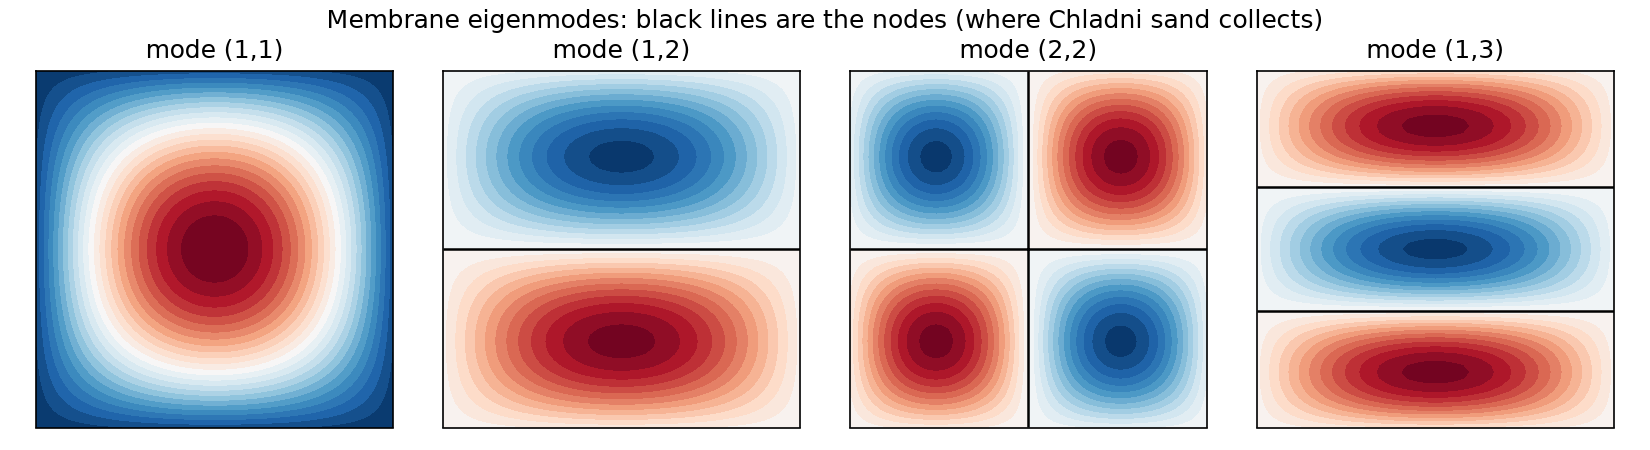

Generate this figure with Python:
# MEMBRANE EIGENMODES -- CHLADNI PATTERNS (Beyond the Index #3;
# Wave Physics, SIM). A square membrane clamped at its edges can
# only vibrate in special shapes: the eigenmodes sin(m pi x)
# sin(n pi y), whose squared frequencies form the exact ladder
# lambda_mn = pi^2 (m^2 + n^2) (unit square, c = 1). Sand on a
# real plate collects on the nodal lines -- Chladni figures.
# Here the modes are NOT assumed: the discrete Laplacian's
# smallest eigenvalues are computed numerically (sparse solver),
# then one mode is excited in a time-domain wave simulation and
# its oscillation frequency is measured independently.
# Gates:
#   G1 lowest eigenvalues match pi^2(m^2+n^2) within 2.5%
#      (the discrete Laplacian errs low, O(h^2) -- sign expected)
#   G2 the (1,2)/(2,1) degeneracy holds within 0.5%
#   G3 dynamics: (2,1) mode excited in the wave solver rings at
#      sqrt(lambda_21) within 3%

import json
import numpy as np
import scipy.sparse as sp
import scipy.sparse.linalg as spla
import matplotlib
matplotlib.use("Agg")
import matplotlib.pyplot as plt

N = 59                       # interior points per side
h = 1 / (N + 1)
# 2D Laplacian (negative definite form), Kronecker sum
T = sp.diags([np.ones(N - 1), -2 * np.ones(N), np.ones(N - 1)],
             [-1, 0, 1]) / h ** 2
Lap = sp.kron(T, sp.eye(N)) + sp.kron(sp.eye(N), T)
vals, vecs = spla.eigsh(-Lap, k=8, which="SM")
vals = np.sort(vals)
expected = sorted([np.pi ** 2 * (m * m + n * n)
                   for m in (1, 2, 3) for n in (1, 2, 3)])[:8]
print("mode  numeric lambda   pi^2(m^2+n^2)   error")
pairs = [(1, 1), (1, 2), (2, 1), (2, 2), (1, 3), (3, 1), (2, 3), (3, 2)]
for i, ((m, n), v, e) in enumerate(zip(pairs, vals, expected)):
    print(f"({m},{n})  {v:10.3f}      {e:10.3f}     "
          f"{100 * (v - e) / e:+.2f}%")
errs = np.abs(vals - expected) / expected
g1 = bool(np.max(errs) < 0.025)
g2 = abs(vals[1] - vals[2]) / vals[1] < 0.005
print(f"GATES so far: G1 ladder {g1} (max err "
      f"{100 * np.max(errs):.2f}%) | G2 degeneracy {g2}")

# ---- dynamics: excite (2,1), measure the ring frequency ----
xs = np.linspace(h, 1 - h, N)
X, Y = np.meshgrid(xs, xs)
u = np.sin(2 * np.pi * X) * np.sin(1 * np.pi * Y)
u_prev = u.copy()
c, dt = 1.0, 0.4 * h
probe = []
steps = 6000
for n in range(steps):
    lap = (np.roll(u, 1, 0) + np.roll(u, -1, 0)
           + np.roll(u, 1, 1) + np.roll(u, -1, 1) - 4 * u) / h ** 2
    lap[[0, -1], :] = 0
    lap[:, [0, -1]] = 0
    u_next = 2 * u - u_prev + (c * dt) ** 2 * lap
    u_next[[0, -1], :] = 0
    u_next[:, [0, -1]] = 0
    u_prev, u = u, u_next
    probe.append(u[N // 2, N // 4])
# (probe post-mortem: the first run probed (y=N//3, x=N//2);
#  x = 0.5 is a NODE of sin(2 pi x), so it heard only numerical
#  leakage into the (1,1) fundamental, 0.725 Hz, and G3 failed
#  at 35%. The antinode of (2,1) is x = 0.25, y = 0.5.)
probe = np.array(probe)
spec = np.abs(np.fft.rfft(probe - probe.mean()))
freqs = np.fft.rfftfreq(len(probe), d=dt)
f_meas = float(freqs[int(np.argmax(spec[1:]) + 1)])
f_pred = float(np.sqrt(expected[2]) / (2 * np.pi))
print(f"(2,1) mode rings at {f_meas:.3f} Hz; sqrt(lambda)/2pi = "
      f"{f_pred:.3f} Hz (err {100 * abs(f_meas - f_pred) / f_pred:.2f}%)")
g3 = abs(f_meas - f_pred) / f_pred < 0.03
print(f"GATES: G1 {g1} | G2 {g2} | G3 dynamics {g3}")

fig, axes = plt.subplots(1, 4, figsize=(11, 3.0))
for ax, (m, n) in zip(axes, [(1, 1), (1, 2), (2, 2), (1, 3)]):
    Z = np.sin(m * np.pi * X) * np.sin(n * np.pi * Y)
    ax.contour(X, Y, Z, levels=[0], colors="k", linewidths=1.2)
    ax.contourf(X, Y, Z, levels=24, cmap="RdBu_r")
    ax.set_title(f"mode ({m},{n})")
    ax.set_aspect("equal")
    ax.set_xticks([])
    ax.set_yticks([])
fig.suptitle("Membrane eigenmodes: black lines are the nodes "
             "(where Chladni sand collects)")
fig.tight_layout()
fig.savefig("membrane_modes.png", dpi=150)

out = {"eigenvalues": vals.tolist(), "expected": expected,
       "max_err_frac": float(np.max(errs)),
       "ring_freq_measured": f_meas, "ring_freq_predicted": f_pred,
       "gates": {"G1_ladder": g1, "G2_degeneracy": bool(g2),
                 "G3_dynamics": bool(g3)}}
with open("membrane_modes_results.json", "w") as f:
    json.dump(out, f, indent=2)
print("ALL GATES PASS" if all(out["gates"].values())
      else "SOME GATE FAILED")
print("Saved membrane_modes_results.json + PNG")
